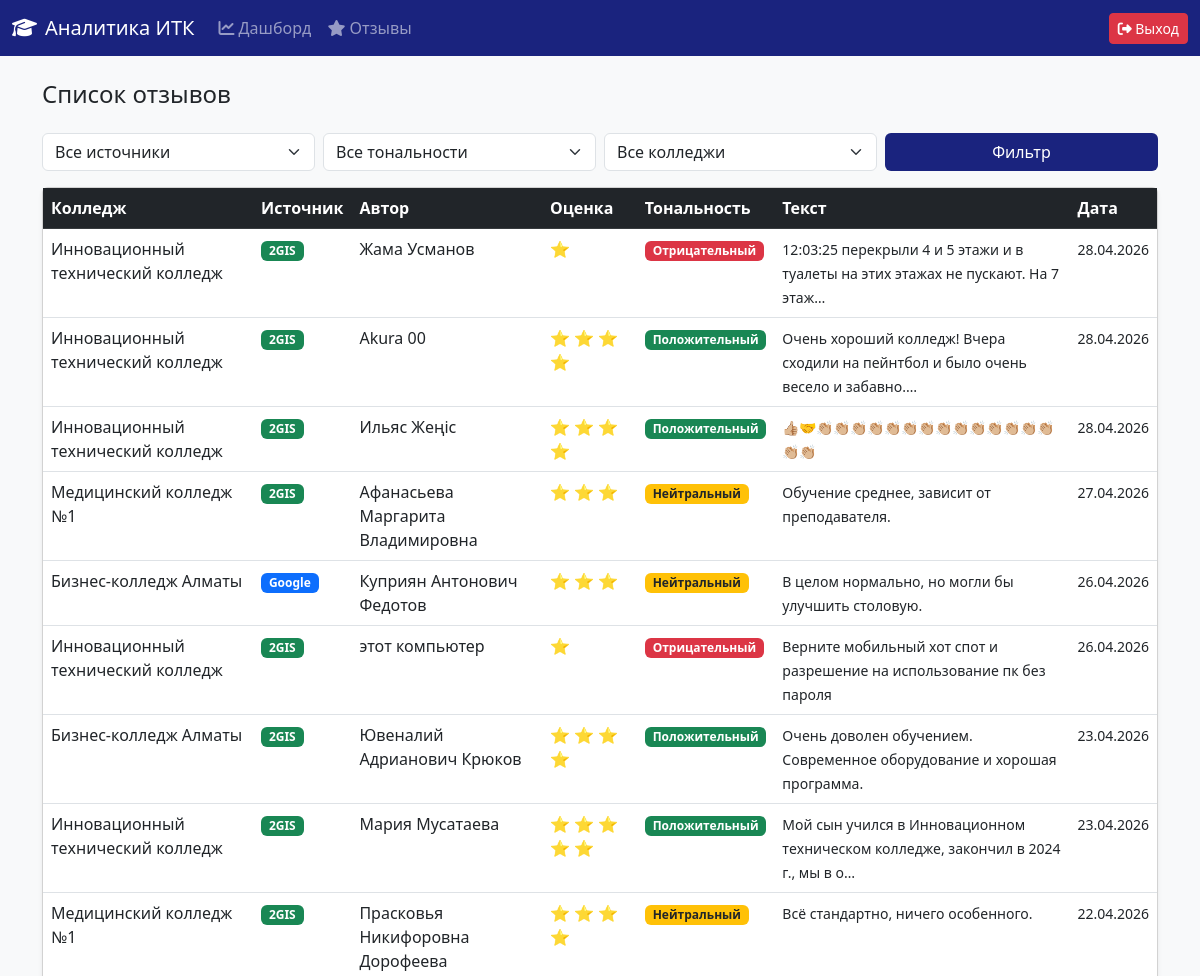
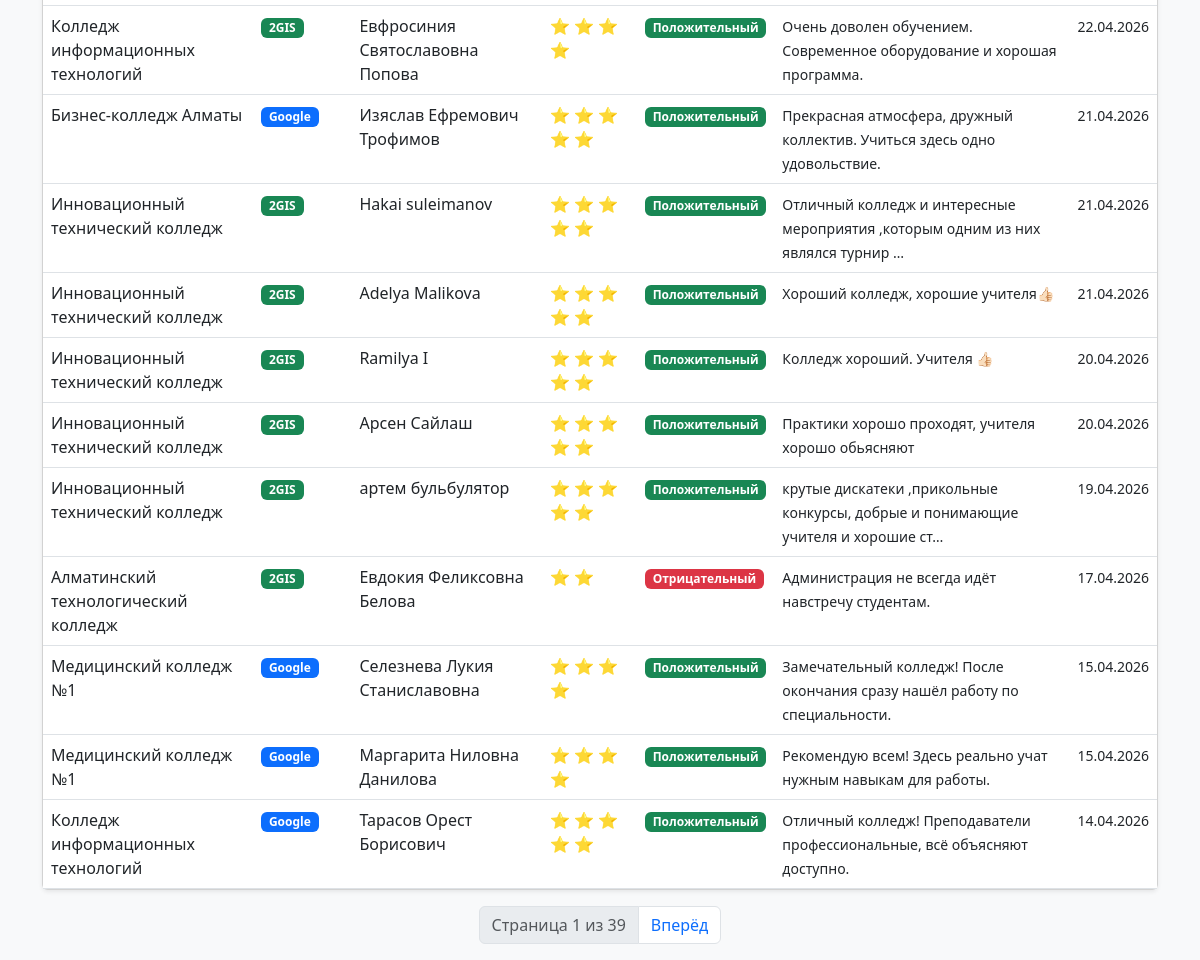
Screenshot of /reviews/ (signed in) with the database file from the repository (2 pictures, top to bottom).
### analytics/models.py (models this page shows, shortened)
class Review(models.Model):
    SOURCE_CHOICES = [
        ('2gis', '2GIS'),
        ('google', 'Google'),
    ]
    SENTIMENT_CHOICES = [
        ('positive', 'Положительный'),
        ('neutral', 'Нейтральный'),
        ('negative', 'Отрицательный'),
    ]
    college = models.ForeignKey(College, on_delete=models.CASCADE, verbose_name='Колледж')
    source = models.CharField(max_length=10, choices=SOURCE_CHOICES, verbose_name='Источник')
    rating = models.IntegerField(verbose_name='Оценка (1-5)')
    text = models.TextField(verbose_name='Текст отзыва')
    author = models.CharField(max_length=255, verbose_name='Автор')
    date = models.DateTimeField(verbose_name='Дата')
    sentiment = models.CharField(max_length=10, choices=SENTIMENT_CHOICES, verbose_name='Тональность')

class College(models.Model):
    name = models.CharField(max_length=255, verbose_name='Название')
    address = models.CharField(max_length=255, verbose_name='Адрес')
    is_main = models.BooleanField(default=False, verbose_name='Наш колледж')

### analytics/views.py (the view)
# urls.py: path('reviews/', views.review_list_view, name='review_list'),
@login_required
def review_list_view(request):
    reviews = Review.objects.all().order_by('-date')
    source_filter = request.GET.get('source')
    sentiment_filter = request.GET.get('sentiment')
    college_filter = request.GET.get('college_id')
    if source_filter:
        reviews = reviews.filter(source=source_filter)
    if sentiment_filter:
        reviews = reviews.filter(sentiment=sentiment_filter)
    if college_filter:
        reviews = reviews.filter(college_id=college_filter)
    paginator = Paginator(reviews, 20)
    page = request.GET.get('page')
    reviews = paginator.get_page(page)
    colleges = College.objects.all()
    context = {
        'reviews': reviews,
        'colleges': colleges,
    }
    return render(request, 'review_list.html', context)

### templates/review_list.html (shortened to what this page needs)
{% extends 'base.html' %}
{% block content %}
<div class="d-flex justify-content-between align-items-center mb-3">
    <h4>Список отзывов</h4>
</div>
<form method="get" class="row g-2 mb-3">
    <div class="col-md-3">
        <select name="source" class="form-select">
            <option value="">Все источники</option>
        </select>
    </div>
    <div class="col-md-3">
        <select name="sentiment" class="form-select">
            <option value="">Все тональности</option>
        </select>
    </div>
    <div class="col-md-3">
        <select name="college_id" class="form-select">
            <option value="">Все колледжи</option>
        </select>
    </div>
    <div class="col-md-3">
        <button type="submit" class="btn w-100 text-white" style="background-color:#1a237e;">Фильтр</button>
    </div>
</form>
<div class="card shadow-sm">
    <table class="table table-hover mb-0">
        <thead class="table-dark">
            <tr>
                <th>Колледж</th>
                <th>Источник</th>
                <th>Автор</th>
                <th>Оценка</th>
                <th>Тональность</th>
                <th>Текст</th>
                <th>Дата</th>
            </tr>
        </thead>
        <tbody>
            {% for review in reviews %}
            <tr>
                <td>{{ review.college.name }}</td>
                <td>
                    {% if review.source == '2gis' %}
                    <span class="badge bg-success">2GIS</span>
                    {% else %}
                    <span class="badge bg-primary">Google</span>
                    {% endif %}
                </td>
                <td>{{ review.author }}</td>
                <td>
                    {% for i in "12345" %}
                        {% if forloop.counter <= review.rating %}⭐{% endif %}
                    {% endfor %}
                </td>
                <td>
                    {% if review.sentiment == 'positive' %}
                    <span class="badge bg-success">Положительный</span>
                    {% elif review.sentiment == 'neutral' %}
                    <span class="badge bg-warning text-dark">Нейтральный</span>
                    {% else %}
                    <span class="badge bg-danger">Отрицательный</span>
                    {% endif %}
                </td>
                <td><small>{{ review.text|truncatechars:80 }}</small></td>
                <td><small>{{ review.date|date:"d.m.Y" }}</small></td>
            </tr>
            {% empty %}
            <tr><td colspan="7" class="text-center text-muted">Отзывов нет</td></tr>
            {% endfor %}
        </tbody>
    </table>
</div>
<nav class="mt-3">
    <ul class="pagination justify-content-center">
        <li class="page-item disabled">
            <span class="page-link">Страница {{ reviews.number }} из {{ reviews.paginator.num_pages }}</span>
        </li>
        {% if reviews.has_next %}
        <li class="page-item">
            <a class="page-link" href="?page={{ reviews.next_page_number }}&source={{ request.GET.source }}&sentiment={{ request.GET.sentiment }}&college_id={{ request.GET.college_id }}">Вперёд</a>
        </li>
        {% endif %}
    </ul>
</nav>
{% endblock %}

### templates/base.html (shortened to what this page needs)
<!DOCTYPE html>
<html lang="ru">
<head>
    <link href="https://cdn.jsdelivr.net/npm/bootstrap@5.3.0/dist/css/bootstrap.min.css" rel="stylesheet">
    <link rel="stylesheet" href="https://cdnjs.cloudflare.com/ajax/libs/font-awesome/6.4.0/css/all.min.css">
</head>
<body class="bg-light">
<nav class="navbar navbar-expand-lg navbar-dark" style="background-color: #1a237e;">
    <div class="container-fluid">
        <a class="navbar-brand" href="{% url 'analytics:dashboard' %}">
            <i class="fa-solid fa-graduation-cap me-2"></i>Аналитика ИТК
        </a>
        <div class="collapse navbar-collapse">
            <ul class="navbar-nav me-auto">
                <li class="nav-item">
                    <a class="nav-link" href="{% url 'analytics:dashboard' %}"><i class="fa-solid fa-chart-line"></i> Дашборд</a>
                </li>
                <li class="nav-item">
                    <a class="nav-link" href="{% url 'analytics:review_list' %}"><i class="fa-solid fa-star"></i> Отзывы</a>
                </li>
            </ul>
            <a href="{% url 'analytics:logout' %}" class="btn btn-danger btn-sm">
                <i class="fa-solid fa-right-from-bracket"></i> Выход
            </a>
        </div>
    </div>
</nav>
<div class="container mt-4">
    {% block content %}{% endblock %}
</div>
</body>
</html>

### rows the page displays
Review: college.name "Инновационный технический колледж", source "2GIS", author "Жама Усманов", rating 1 (drawn), sentiment "Отрицательный", text "12:03:25 перекрыли 4 и 5 этажи и в туалеты на этих этажах не пускают. На 7 этаж…", date "28.04.2026"
Review: college.name "Инновационный технический колледж", source "2GIS", author "Akura 00", rating 4 (drawn), sentiment "Положительный", text "Очень хороший колледж! Вчера сходили на пейнтбол и было очень весело и забавно.…", date "28.04.2026"
Review: college.name "Инновационный технический колледж", source "2GIS", author "Ильяс Жеңіс", rating 4 (drawn), sentiment "Положительный", text "👍🏼🤝👏🏼👏🏼👏🏼👏🏼👏🏼👏🏼👏🏼👏🏼👏🏼👏🏼👏🏼👏🏼👏🏼👏🏼👏🏼👏🏼", date "28.04.2026"
Review: college.name "Медицинский колледж №1", source "2GIS", author "Афанасьева Маргарита Владимировна", rating 3 (drawn), sentiment "Нейтральный", text "Обучение среднее, зависит от преподавателя.", date "27.04.2026"
Review: college.name "Бизнес-колледж Алматы", source "Google", author "Куприян Антонович Федотов", rating 3 (drawn), sentiment "Нейтральный", text "В целом нормально, но могли бы улучшить столовую.", date "26.04.2026"
Review: college.name "Инновационный технический колледж", source "2GIS", author "этот компьютер", rating 1 (drawn), sentiment "Отрицательный", text "Верните мобильный хот спот и разрешение на использование пк без пароля", date "26.04.2026"
Review: college.name "Бизнес-колледж Алматы", source "2GIS", author "Ювеналий Адрианович Крюков", rating 4 (drawn), sentiment "Положительный", text "Очень доволен обучением. Современное оборудование и хорошая программа.", date "23.04.2026"
Review: college.name "Инновационный технический колледж", source "2GIS", author "Мария Мусатаева", rating 5 (drawn), sentiment "Положительный", text "Мой сын учился в Инновационном техническом колледже, закончил в 2024 г., мы в о…", date "23.04.2026"
Review: college.name "Медицинский колледж №1", source "2GIS", author "Прасковья Никифоровна Дорофеева", rating 4 (drawn), sentiment "Нейтральный", text "Всё стандартно, ничего особенного.", date "22.04.2026"
Review: college.name "Колледж информационных технологий", source "2GIS", author "Евфросиния Святославовна Попова", rating 4 (drawn), sentiment "Положительный", text "Очень доволен обучением. Современное оборудование и хорошая программа.", date "22.04.2026"
Review: college.name "Бизнес-колледж Алматы", source "Google", author "Изяслав Ефремович Трофимов", rating 5 (drawn), sentiment "Положительный", text "Прекрасная атмосфера, дружный коллектив. Учиться здесь одно удовольствие.", date "21.04.2026"
Review: college.name "Инновационный технический колледж", source "2GIS", author "Hakai suleimanov", rating 5 (drawn), sentiment "Положительный", text "Отличный колледж и интересные мероприятия ,которым одним из них являлся турнир …", date "21.04.2026"
Review: college.name "Инновационный технический колледж", source "2GIS", author "Adelya Malikova", rating 5 (drawn), sentiment "Положительный", text "Хороший колледж, хорошие учителя👍🏻", date "21.04.2026"
Review: college.name "Инновационный технический колледж", source "2GIS", author "Ramilya I", rating 5 (drawn), sentiment "Положительный", text "Колледж хороший. Учителя 👍🏻", date "20.04.2026"
Review: college.name "Инновационный технический колледж", source "2GIS", author "Арсен Сайлаш", rating 5 (drawn), sentiment "Положительный", text "Практики хорошо проходят, учителя хорошо обьясняют", date "20.04.2026"
Review: college.name "Инновационный технический колледж", source "2GIS", author "артем бульбулятор", rating 5 (drawn), sentiment "Положительный", text "крутые дискатеки ,прикольные конкурсы, добрые и понимающие учителя и хорошие ст…", date "19.04.2026"
Review: college.name "Алматинский технологический колледж", source "2GIS", author "Евдокия Феликсовна Белова", rating 2 (drawn), sentiment "Отрицательный", text "Администрация не всегда идёт навстречу студентам.", date "17.04.2026"
Review: college.name "Медицинский колледж №1", source "Google", author "Селезнева Лукия Станиславовна", rating 4 (drawn), sentiment "Положительный", text "Замечательный колледж! После окончания сразу нашёл работу по специальности.", date "15.04.2026"
Review: college.name "Медицинский колледж №1", source "Google", author "Маргарита Ниловна Данилова", rating 4 (drawn), sentiment "Положительный", text "Рекомендую всем! Здесь реально учат нужным навыкам для работы.", date "15.04.2026"
Review: college.name "Колледж информационных технологий", source "Google", author "Тарасов Орест Борисович", rating 5 (drawn), sentiment "Положительный", text "Отличный колледж! Преподаватели профессиональные, всё объясняют доступно.", date "14.04.2026"

### other values shown
{{ reviews.number }} "1"
{{ reviews.paginator.num_pages }} "39"
